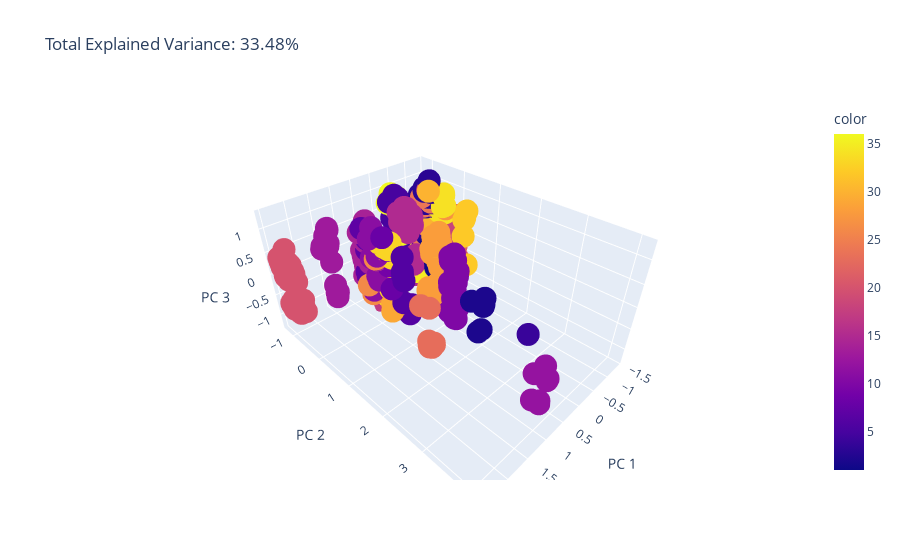

This figure's notebook cell:
### Markdown cell above
Ora andremo invece a plottare le prime 3 componenti principali ottenute e la loro varianza spiegata. Si può notare che i punti dello scatter scelti variano il colore in base all'attributo "ID". Quello che possiamo notare è che anche se esso è stato tolto dal dataset utilizzato nella PCA,  riesce comunque a caratterizzare le nostre features, raggruppandole in gruppi sul piano PC1-PC2: ciò è dovuto al fatto che l'attributo ID rappresenta l'ID del lavoratore su cui è stata preso il dato e non l'ID del dato stesso. Quindi più record possono avere lo stesso valore per la feature "ID", che in alcune situazioni tende ad avere sempre gli stessi valori sul piano PC1-PC2, riuscendo quindi ad evidenziare il comportamento specifico di un singolo lavoratore sulle prime due componenti principali.

### Code cell
pcaEl = dec.PCA(n_components=3)
pcaEl.fit(dfStd)
pcaEl.fit_transform(dfStd)


components = pcaEl.fit_transform(dfStd)

explVar3 = sum(pcaEl.explained_variance_ratio_)*100
fig = px.scatter_3d(
    components, x=0, y=1, z=2,
    title=f'Total Explained Variance: {explVar3:.2f}%', color=df['ID'],
    labels={'0': 'PC 1', '1': 'PC 2', '2': 'PC 3'}
)
fig.show()

### Figure 1 — Plotly figure (JSON) as saved in the notebook; plotly's stock layout.template omitted (floating-point values rounded to 4 significant figures; data arrays with more than 128 entries replaced by an {"elided": "..."} marker saying what was removed)
{"data": [{"hovertemplate": "PC 1=%{x}<br>PC 2=%{y}<br>PC 3=%{z}<br>color=%{marker.color}<extra></extra>", "legendgroup": "", "marker": {"color": {"elided": "740 int values"}, "coloraxis": "coloraxis", "symbol": "circle"}, "mode": "markers", "name": "", "scene": "scene", "showlegend": false, "type": "scatter3d", "x": {"elided": "740 float values"}, "y": {"elided": "740 float values"}, "z": {"elided": "740 float values"}}], "layout": {"coloraxis": {"colorbar": {"title": {"text": "color"}}, "colorscale": [[0, "#0d0887"], [0.1111, "#46039f"], [0.2222, "#7201a8"], [0.3333, "#9c179e"], [0.4444, "#bd3786"], [0.5556, "#d8576b"], [0.6667, "#ed7953"], [0.7778, "#fb9f3a"], [0.8889, "#fdca26"], [1, "#f0f921"]]}, "legend": {"tracegroupgap": 0}, "scene": {"domain": {"x": [0, 1], "y": [0, 1]}, "xaxis": {"title": {"text": "PC 1"}}, "yaxis": {"title": {"text": "PC 2"}}, "zaxis": {"title": {"text": "PC 3"}}}, "title": {"text": "Total Explained Variance: 33.48%"}}}
